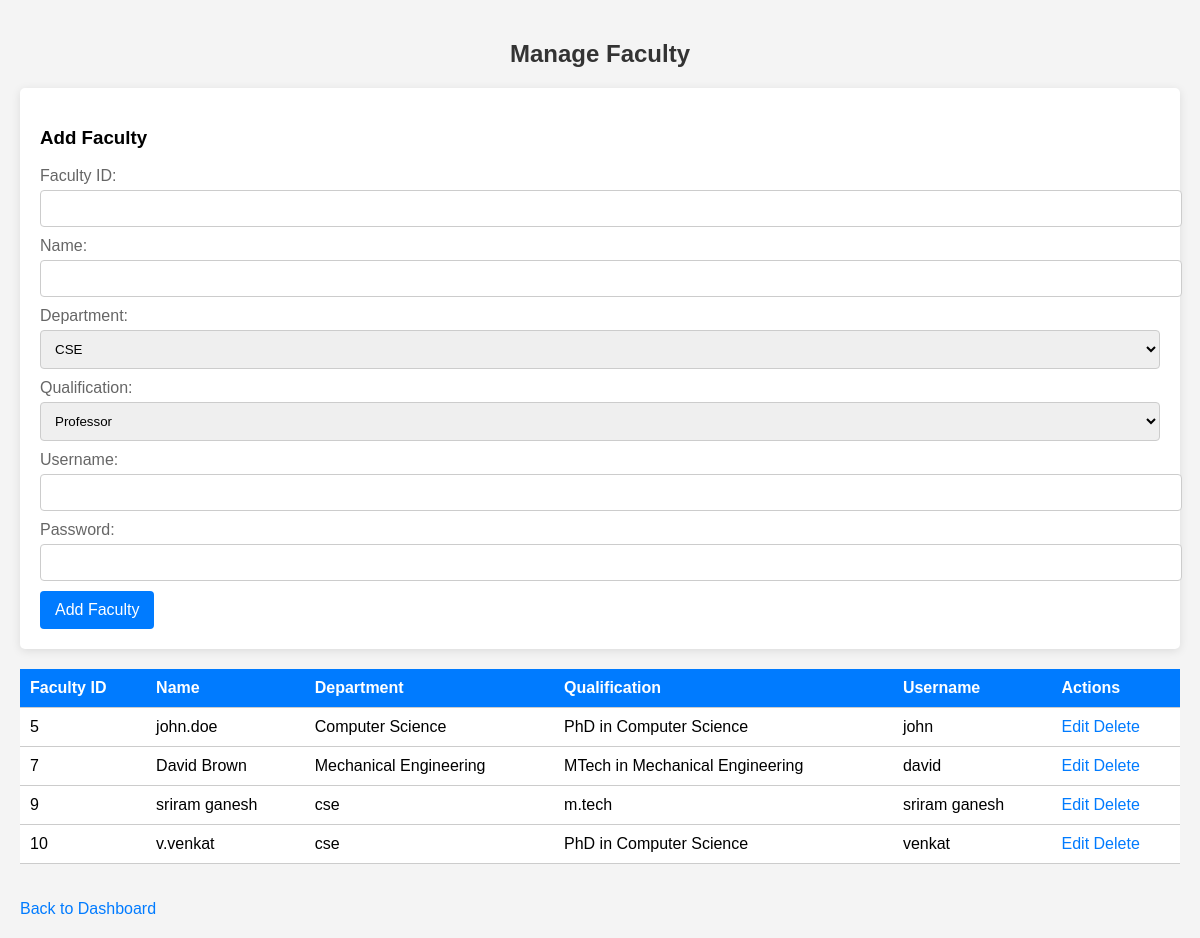
The page /admin/manage_faculty.php on the database its author committed.
### tables this page shows
CREATE TABLE `faculty_login` (
  `faculty_id` int(11) NOT NULL,
  `username` varchar(50) DEFAULT NULL,
  `password` varchar(50) DEFAULT NULL
);

CREATE TABLE `faculty` (
  `faculty_id` int(11) NOT NULL,
  `name` varchar(100) DEFAULT NULL,
  `department` varchar(50) DEFAULT NULL,
  `qualification` varchar(100) DEFAULT NULL,
  `username` varchar(255) DEFAULT NULL,
  `password` varchar(255) DEFAULT NULL
);

### admin/manage_faculty.php (the view, shortened to what this page needs)
<?php
include 'db_connect.php';
$sql = "SELECT f.faculty_id, f.name, f.department, f.qualification, fl.username
        FROM faculty f
        LEFT JOIN faculty_login fl ON f.faculty_id = fl.faculty_id";
$result = mysqli_query($conn, $sql);
?>
<!DOCTYPE html>
<html>
<head>
    <link rel="stylesheet" type="text/css" href="facultystyles.css">
</head>
<body>
    <h2>Manage Faculty</h2>
    <form method="post">
        <h3>Add Faculty</h3>
        <label for="faculty_id">Faculty ID:</label>
        <input type="text" name="faculty_id" required>
        <label for="name">Name:</label>
        <input type="text" name="name" required>
        <label for="department">Department:</label>
        <select name="department" required>
            <option value="CSE">CSE</option>
        </select>
        <label for="qualification">Qualification:</label>
        <select name="qualification" required>
            <option value="Professor">Professor</option>
        </select>
        <label for="username">Username:</label>
        <input type="text" name="username" required>
        <label for="password">Password:</label>
        <input type="password" name="password" required>
        <input type="submit" name="add_faculty" value="Add Faculty">
    </form>
    <table>
        <thead>
            <tr>
                <th>Faculty ID</th>
                <th>Name</th>
                <th>Department</th>
                <th>Qualification</th>
                <th>Username</th>
                <th>Actions</th>
            </tr>
        </thead>
        <tbody>
            <?php while ($row = mysqli_fetch_assoc($result)): ?>
                <tr>
                    <td><?php echo $row['faculty_id']; ?></td>
                    <td><?php echo $row['name']; ?></td>
                    <td><?php echo $row['department']; ?></td>
                    <td><?php echo $row['qualification']; ?></td>
                    <td>
                        <?php
                        echo isset($row['username']) ? $row['username'] : "No username found";
                        ?>
                    </td>
                    <td>
                        <a href="edit_faculty.php?id=<?php echo $row['faculty_id']; ?>">Edit</a>
                        <a href="delete_faculty.php?id=<?php echo $row['faculty_id']; ?>">Delete</a>
                    </td>
                </tr>
            <?php endwhile; ?>
        </tbody>
    </table>
    <br><br> <a href="admin_dashboard.php" class="button-link">Back to Dashboard</a>
</body>
</html>

### admin/facultystyles.css (style rules this page uses)
body { font-family: Arial, sans-serif; margin: 0; padding: 20px; background-color: #f4f4f4; }
h2 { text-align: center; color: #333; }
form { background-color: #fff; padding: 20px; border-radius: 5px; box-shadow: 0 2px 10px rgba(0, 0, 0, 0.1); margin-bottom: 20px; }
label { display: block; margin-bottom: 5px; color: #666; }
input[type="text"], input[type="password"], select { width: 100%; padding: 10px; margin-bottom: 10px; border: 1px solid #ccc; border-radius: 4px; }
input[type="submit"] { background-color: #007BFF; color: white; border: none; padding: 10px 15px; border-radius: 4px; cursor: pointer; font-size: 16px; }
table { width: 100%; border-collapse: collapse; margin-top: 20px; background-color: #fff; }
th, td { padding: 10px; text-align: left; border-bottom: 1px solid #ccc; }
th { background-color: #007BFF; color: white; }
a { color: #007BFF; text-decoration: none; }

### rows shown on the page
faculty_login: faculty_id.faculty_id "5", faculty_id.name "john.doe", faculty_id.department "Computer Science", faculty_id.qualification "PhD in Computer Science", username "john"
faculty_login: faculty_id.faculty_id "7", faculty_id.name "David Brown", faculty_id.department "Mechanical Engineering", faculty_id.qualification "MTech in Mechanical Engineering", username "david"
faculty_login: faculty_id.faculty_id "9", faculty_id.name "sriram ganesh", faculty_id.department "cse", faculty_id.qualification "m.tech", username "sriram ganesh"
faculty_login: faculty_id.faculty_id "10", faculty_id.name "v.venkat", faculty_id.department "cse", faculty_id.qualification "PhD in Computer Science", username "venkat"
